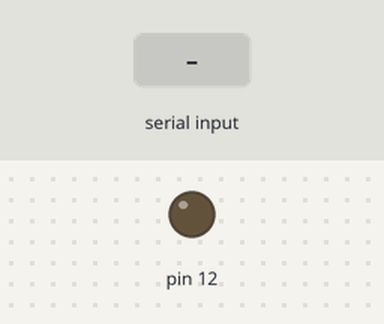
The sketch below on a simulated Arduino Uno, built with avr-gcc and run on an emulated ATmega328P. Shown: output pins drawn as LEDs (lit = HIGH). Inputs (shaded band) come from the test bench.

Above: at 1.2 s.
1.3 s: "a" received over Serial
At 1.8 s:
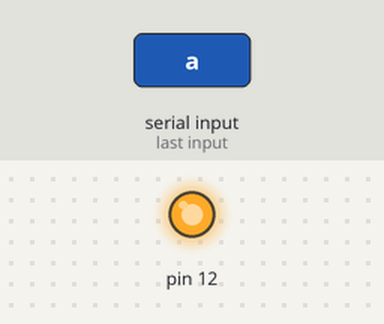
2.8 s: "1" received over Serial
At 4.1 s:
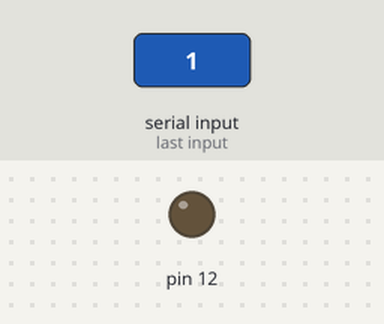
Timing chart, 0 to 5.8 s (numbered marks = the images above; inputs shaded):
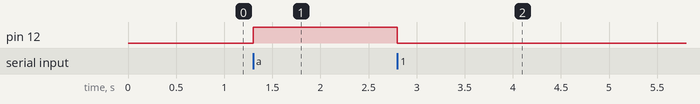

Measured:
- after the input at 1.3 s, pin 12: LOW → HIGH at once
- after the input at 2.8 s, pin 12: HIGH → LOW at once

The sketch:

typing.ino
```cpp
void setup() {//오른쪽위 윈도우창 열어서 a입력시 불켜짐
  //연결시 12번을 +쪽에 해야함
pinMode(12,OUTPUT);
Serial.begin(9600);
}

void loop() {
  char command;

  if(Serial.available()>0){
    command=Serial.read();
    if(command=='a'){
      digitalWrite(12,HIGH);
      }
      else{
        digitalWrite(12,LOW);
        }
    }
}
```
